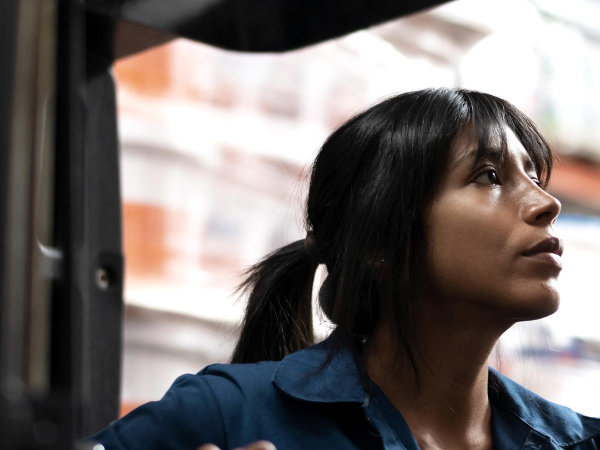
#> input picture src/assets/photos/armazem.jpg, 1200 x 900 px, given in place of CargoCenter.jpeg, which was not available (shown at 1/2 size)
$ python process_supplied.py
#> lines starting #> are read from the running program, lines starting #| are printed output that depends on the picture
"""Prepare the client-supplied operational photography for the site.

Each source carries a generator watermark in the bottom-right corner, so every
crop below excludes that corner region. Images ship in full colour (they carry
CargoFree livery, and the brand orange in them rhymes with the page accent) with
a light grade so they sit together as one set.
"""

from PIL import Image, ImageEnhance
import os

SRC = r"C:\Users\hairton.vanda\Downloads\drive-download-20260901T205921Z-1-001"
DST = r"C:\Users\hairton.vanda\Documents\cargofree-landing\src\assets\photos"
os.makedirs(DST, exist_ok=True)

# name -> (source file, crop box, target width)
JOBS = {
    # hero establishing shot: brand signage + docks + apron, watermark row dropped
    "hub": ("CargoCenter.jpeg", (0, 40, 1024, 860), 1400),
    # três vias
    "via-aerea": ("TCCLuanda.jpeg", (0, 170, 1024, 866), 1200),
    "via-terrestre": ("CargoMoving.jpeg", (0, 96, 512, 434), 1000),
    # clients banner: remote / industrial operation
    "operacao-remota": ("CargoOps.jpeg", (0, 210, 1024, 860), 1400),
}


def grade(im):
    im = ImageEnhance.Color(im).enhance(0.92)      # pull saturation back a touch
    im = ImageEnhance.Contrast(im).enhance(1.06)   # firm up the midtones
    return im


for name, (src_file, box, width) in JOBS.items():
    im = Image.open(os.path.join(SRC, src_file)).convert("RGB").crop(box)
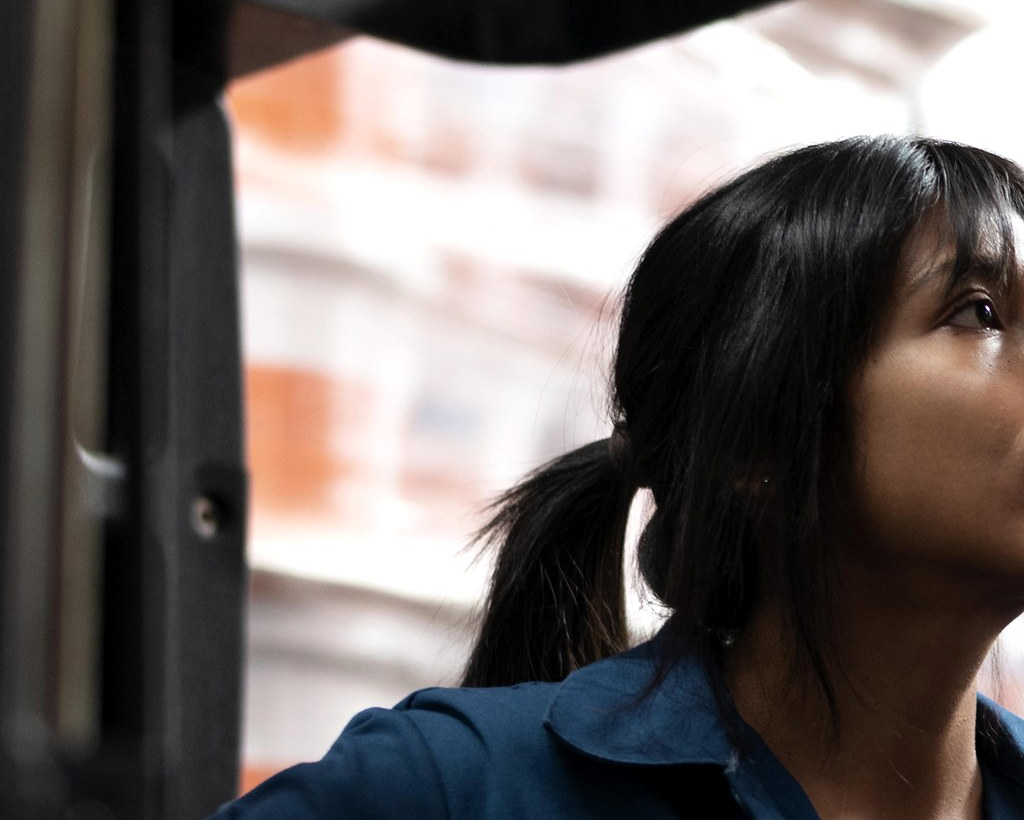
#> im: PIL image 1024x820 RGB; mean R, G, B 107.9, 100.8, 98.7
    if im.width > width:
        h = round(im.height * width / im.width)
        im = im.resize((width, h), Image.LANCZOS)
    im = grade(im)
    im.save(os.path.join(DST, f"{name}.webp"), quality=82, method=6)
    im.save(os.path.join(DST, f"{name}.jpg"), quality=88, optimize=True)
    print(f"{name:16} {im.size[0]}x{im.size[1]}  <- {src_file}")
#| hub              1024x820  <- CargoCenter.jpeg
#> pass 2 of the loop `for name, (src_file, box, width) in JOBS.items():`:
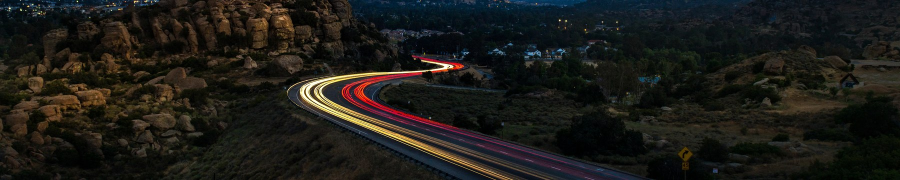
#> input picture src/assets/photos/corredor.jpg, 1800 x 360 px, given in place of TCCLuanda.jpeg, which was not available (shown at 1/2 size)
#> `im = Image.open(os.path.join(SRC, src_file)).convert("RGB").crop(box)`:
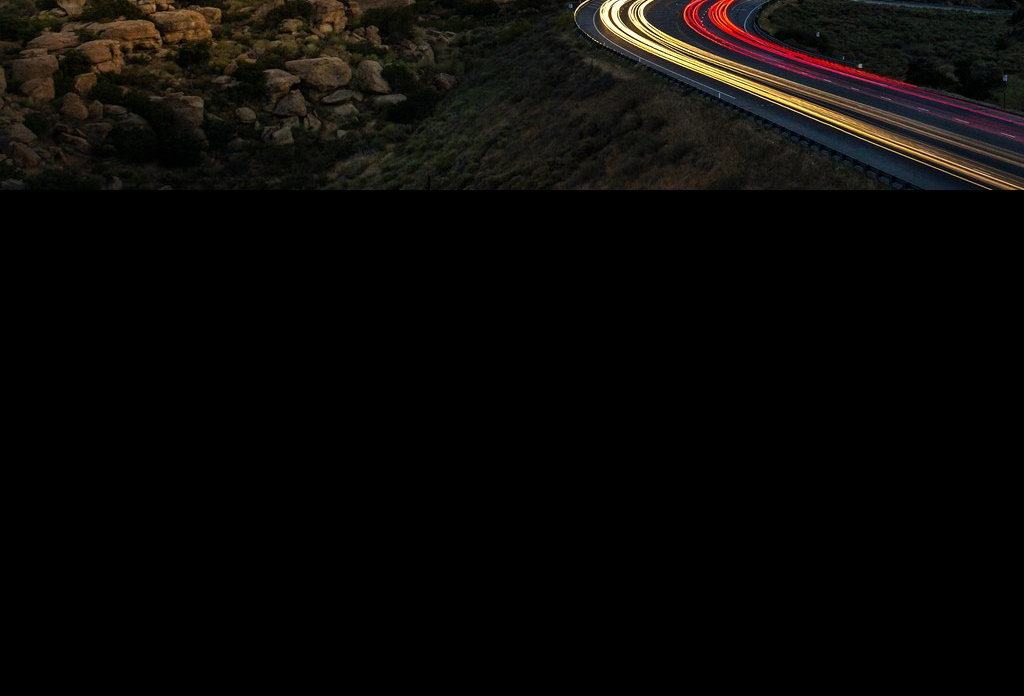
#> im: PIL image 1024x696 RGB; mean R, G, B 10.4, 8.9, 6.8
#| via-aerea        1024x696  <- TCCLuanda.jpeg
#> (the run stopped early here; a loop or call above may not have finished)
